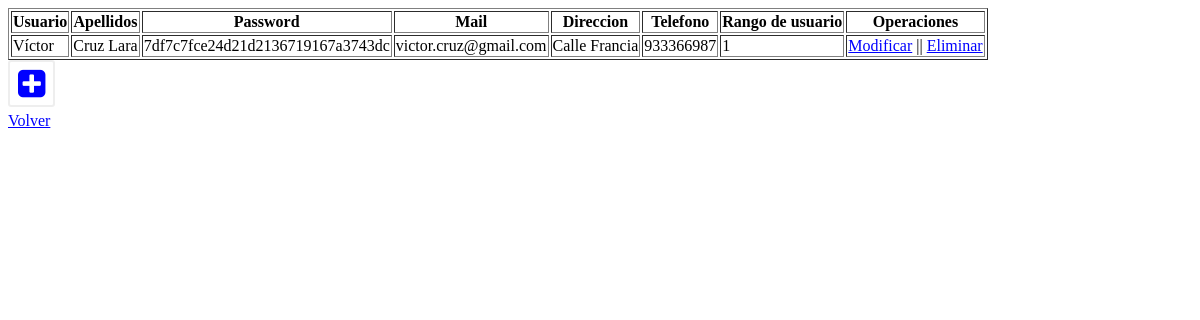
The page /administrar.php on the database as committed earlier.
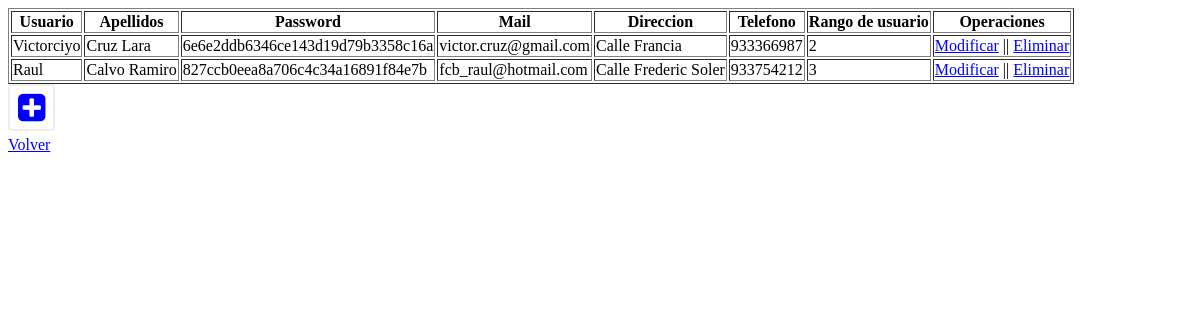
The same page on the database as committed later.
### tables this page shows
CREATE TABLE IF NOT EXISTS `usuario` (
`id_usuario` int(11) NOT NULL,
  `password` varchar(50) DEFAULT NULL,
  `nombre_usuario` varchar(20) DEFAULT NULL,
  `apellidos_usuario` varchar(40) DEFAULT NULL,
  `mail_usuario` varchar(50) DEFAULT NULL,
  `direccion_usuario` varchar(60) DEFAULT NULL,
  `telefono_usuario` varchar(9) DEFAULT NULL,
  `nivel_usuario` int(11) DEFAULT NULL
);

### administrar.php (the view, shortened to what this page needs)
<!DOCTYPE html>
<html>
	<head>
	    <link rel="stylesheet" href="https://maxcdn.bootstrapcdn.com/font-awesome/4.4.0/css/font-awesome.min.css">
	</head>
	<body>
		<?php
			$con = mysqli_connect('localhost','root','DAW22015','bd_mycontacts');
			$sql = "SELECT * FROM usuario";
			$datos = mysqli_query($con, $sql);
			?>
			<table border>
				<tr>
					<th>Usuario</th>
					<th>Apellidos</th>
					<th>Password</th>
					<th>Mail</th>
					<th>Direccion</th>
					<th>Telefono</th>
					<th>Rango de usuario</th>
					<th>Operaciones</th>
				</tr>
				<?php
				while ($prod = mysqli_fetch_array($datos)){
					echo utf8_encode("<td>$prod[nombre_usuario]");
					echo utf8_encode("</td><td>$prod[apellidos_usuario]");
					echo utf8_encode("</td><td>$prod[password]");
					echo utf8_encode("</td><td>$prod[mail_usuario]");
					echo utf8_encode("</td><td>$prod[direccion_usuario]");
					echo utf8_encode("</td><td>$prod[telefono_usuario]");
					echo utf8_encode("<td>$prod[nivel_usuario]</td><td>");
					echo "<a href='modificar.php?id_usuario=$prod[id_usuario]'>Modificar</a>";
					echo " || <a href='eliminar.php?id_usuario=$prod[id_usuario]'>Eliminar</i></a>";
					echo "</td></tr>";
				}
				?>
			</table>
			<a href="insertar.php"><i class='fa fa-plus-square fa-2x fa-pull-left fa-border'></i></a>
		<br/><br/>
		<p><a href="principal.php">Volver</a></p>
	</body>
</html>

### administrar.php (style rules this page uses)
a { color: blue; }

Rows that differ between the two databases and show on the page:
changed usuario "Cruz Lara": nombre_usuario "Víctor" → "Victorciyo"; password "7df7c7fce24d21d2136719167a3743dc" → "6e6e2ddb6346ce143d19d79b3358c16a"; nivel_usuario "1" → "2"
added usuario: nombre_usuario "Raul", apellidos_usuario "Calvo Ramiro", password "827ccb0eea8a706c4c34a16891f84e7b", mail_usuario "fcb_raul@hotmail.com", direccion_usuario "Calle Frederic Soler", telefono_usuario "933754212", nivel_usuario "3"
